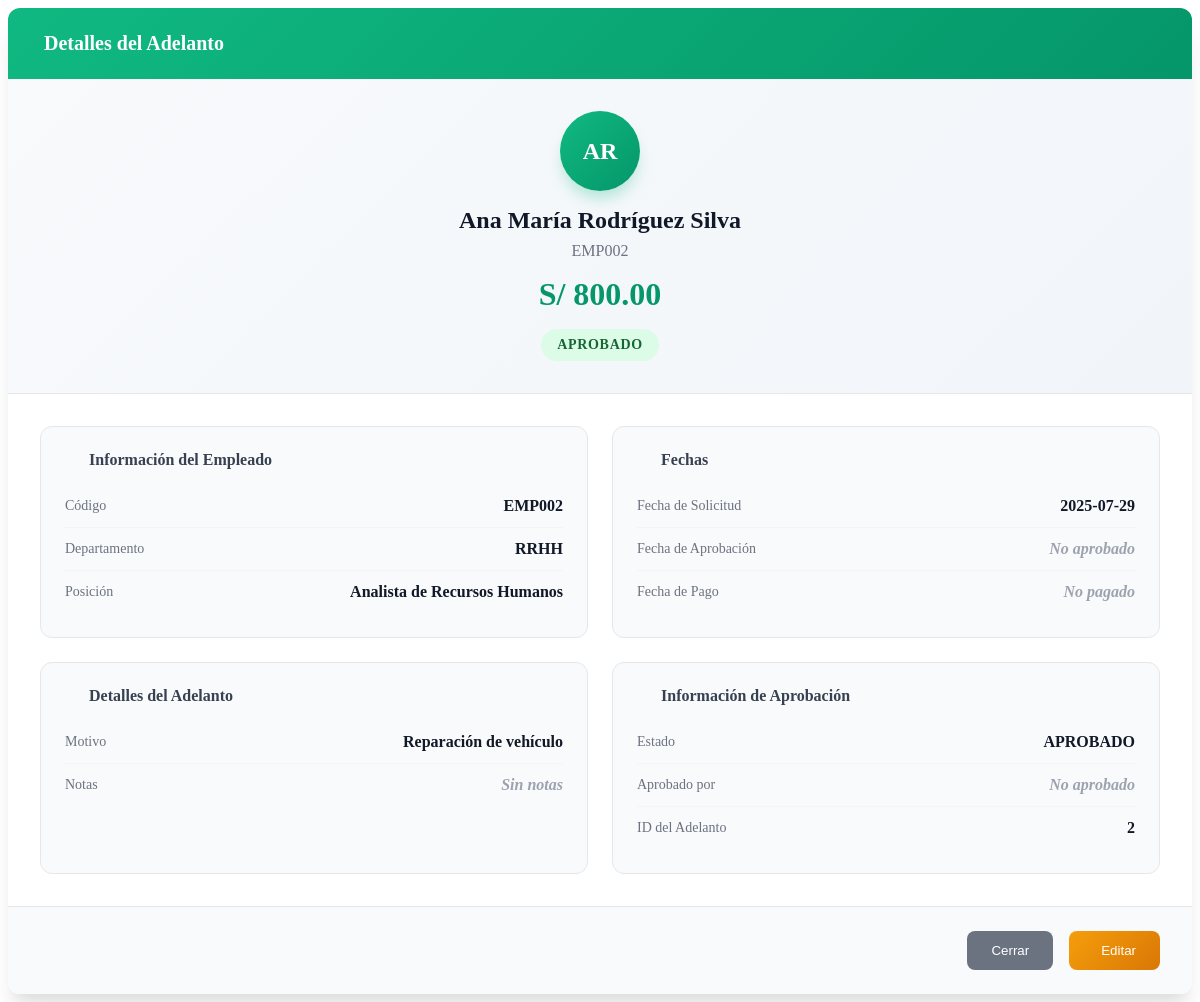
Screenshot of /app/views/adelantos/view_modal.php?id=2 (signed in) with the database file from the repository.
### tables this page shows
CREATE TABLE `adelantos` (
  `id` int NOT NULL,
  `personal_id` int NOT NULL,
  `amount` decimal(10,2) NOT NULL,
  `request_date` date NOT NULL,
  `approval_date` date DEFAULT NULL,
  `payment_date` date DEFAULT NULL,
  `status` enum('SOLICITADO','APROBADO','RECHAZADO','PAGADO') DEFAULT 'SOLICITADO',
  `reason` text NOT NULL,
  `approved_by` int DEFAULT NULL,
  `created_at` timestamp NULL DEFAULT CURRENT_TIMESTAMP,
  `is_deleted` tinyint(1) NOT NULL DEFAULT '0'
);

CREATE TABLE `personal` (
  `id` int NOT NULL,
  `user_id` int DEFAULT NULL,
  `employee_code` varchar(20) NOT NULL,
  `first_name` varchar(100) NOT NULL,
  `last_name` varchar(100) NOT NULL,
  `dni` varchar(20) DEFAULT NULL,
  `birth_date` date DEFAULT NULL,
  `hire_date` date NOT NULL,
  `position` varchar(100) DEFAULT NULL,
  `department` varchar(100) DEFAULT NULL,
  `salary` decimal(10,2) DEFAULT NULL,
  `status` enum('ACTIVO','INACTIVO','VACACIONES','LICENCIA') DEFAULT 'ACTIVO',
  `phone` varchar(20) DEFAULT NULL,
  `address` text,
  `emergency_contact` varchar(100) DEFAULT NULL,
  `emergency_phone` varchar(20) DEFAULT NULL,
  `created_at` timestamp NULL DEFAULT CURRENT_TIMESTAMP,
  `is_deleted` tinyint(1) NOT NULL DEFAULT '0'
);

### app/views/adelantos/view_modal.php (the view, shortened to what this page needs)
<?php
$id = isset($_GET['id']) ? (int)$_GET['id'] : 0;
$adelanto = null;
$sql = 'SELECT a.*, p.first_name as employee_first_name, p.last_name as employee_last_name, p.employee_code, p.department, p.position, u.username as approver_username FROM adelantos a LEFT JOIN personal p ON a.personal_id = p.id LEFT JOIN users u ON a.approved_by = u.id WHERE a.id = ? LIMIT 1';
if ($stmt = mysqli_prepare($GLOBALS['conn'], $sql)) {
    mysqli_stmt_bind_param($stmt, 'i', $id);
    mysqli_stmt_execute($stmt);
    $res = mysqli_stmt_get_result($stmt);
    $adelanto = mysqli_fetch_assoc($res);
}
?>
<div class="modal-content">
  <div class="modal-header">
    <h3>Detalles del Adelanto</h3>
  </div>
  <div class="adelanto-profile">
    <div class="employee-avatar-large">
      <?= strtoupper(substr($adelanto['employee_first_name'] ?? '', 0, 1) . substr($adelanto['employee_last_name'] ?? '', 0, 1)) ?>
    </div>
    <div class="employee-name"><?= htmlspecialchars(trim(($adelanto['employee_first_name'] ?? '').' '.($adelanto['employee_last_name'] ?? ''))) ?></div>
    <div class="employee-code"><?= htmlspecialchars($adelanto['employee_code'] ?? '') ?></div>
    <div class="amount-display">S/ <?= number_format($adelanto['amount'], 2) ?></div>
    <span class="adelanto-status <?= strtolower($adelanto['status']) === 'pendiente' ? 'status-pendiente' : (strtolower($adelanto['status']) === 'aprobado' ? 'status-aprobado' : (strtolower($adelanto['status']) === 'rechazado' ? 'status-rechazado' : 'status-pagado')) ?>">
      <?= htmlspecialchars($adelanto['status']) ?>
    </span>
  </div>
  <div class="info-grid">
    <div class="info-section">
      <h4><i class="fa fa-user"></i> Información del Empleado</h4>
      <div class="info-item">
        <span class="info-label">Código</span>
        <span class="info-value"><?= htmlspecialchars($adelanto['employee_code'] ?? 'No especificado') ?></span>
      </div>
      <div class="info-item">
        <span class="info-label">Departamento</span>
        <span class="info-value <?= empty($adelanto['department']) ? 'empty' : '' ?>">
          <?= htmlspecialchars($adelanto['department'] ?? 'No especificado') ?>
        </span>
      </div>
      <div class="info-item">
        <span class="info-label">Posición</span>
        <span class="info-value <?= empty($adelanto['position']) ? 'empty' : '' ?>">
          <?= htmlspecialchars($adelanto['position'] ?? 'No especificada') ?>
        </span>
      </div>
    </div>
    <div class="info-section">
      <h4><i class="fa fa-calendar"></i> Fechas</h4>
      <div class="info-item">
        <span class="info-label">Fecha de Solicitud</span>
        <span class="info-value"><?= htmlspecialchars($adelanto['request_date']) ?></span>
      </div>
      <div class="info-item">
        <span class="info-label">Fecha de Aprobación</span>
        <span class="info-value <?= empty($adelanto['approved_date']) ? 'empty' : '' ?>">
          <?= htmlspecialchars($adelanto['approved_date'] ?? 'No aprobado') ?>
        </span>
      </div>
      <div class="info-item">
        <span class="info-label">Fecha de Pago</span>
        <span class="info-value <?= empty($adelanto['payment_date']) ? 'empty' : '' ?>">
          <?= htmlspecialchars($adelanto['payment_date'] ?? 'No pagado') ?>
        </span>
      </div>
    </div>
    <div class="info-section">
      <h4><i class="fa fa-file-text"></i> Detalles del Adelanto</h4>
      <div class="info-item">
        <span class="info-label">Motivo</span>
        <span class="info-value <?= empty($adelanto['reason']) ? 'empty' : '' ?>">
          <?= htmlspecialchars($adelanto['reason'] ?? 'No especificado') ?>
        </span>
      </div>
      <div class="info-item">
        <span class="info-label">Notas</span>
        <span class="info-value <?= empty($adelanto['notes']) ? 'empty' : '' ?>">
          <?= htmlspecialchars($adelanto['notes'] ?? 'Sin notas') ?>
        </span>
      </div>
    </div>
    <div class="info-section">
      <h4><i class="fa fa-user-check"></i> Información de Aprobación</h4>
      <div class="info-item">
        <span class="info-label">Estado</span>
        <span class="info-value"><?= htmlspecialchars($adelanto['status']) ?></span>
      </div>
      <div class="info-item">
        <span class="info-label">Aprobado por</span>
        <span class="info-value <?= empty($adelanto['approver_username']) ? 'empty' : '' ?>">
          <?= htmlspecialchars($adelanto['approver_username'] ?? 'No aprobado') ?>
        </span>
      </div>
      <div class="info-item">
        <span class="info-label">ID del Adelanto</span>
        <span class="info-value"><?= (int)$adelanto['id'] ?></span>
      </div>
    </div>
  </div>
  <div class="modal-actions">
    <button type="button" class="btn-secondary" onclick="closeModal()">
      <i class="fa fa-times"></i> Cerrar
    </button>
    <button type="button" class="btn-primary" onclick="editAdelanto(<?= (int)$adelanto['id'] ?>)">
      <i class="fa fa-pen"></i> Editar
    </button>
  </div>
</div>

### app/views/adelantos/view_modal.php (style rules this page uses)
.modal-content { background: white; border-radius: 12px; overflow: hidden; box-shadow: 0 20px 25px -5px rgba(0, 0, 0, 0.1), 0 10px 10px -5px rgba(0, 0, 0, 0.04); }
.modal-header { background: linear-gradient(135deg, #10b981 0%, #059669 100%); color: white; padding: 1.5rem; display: flex; align-items: center; gap: 0.75rem; }
.modal-header h3 { margin: 0; font-size: 1.25rem; font-weight: 600; }
.adelanto-profile { padding: 2rem; text-align: center; background: linear-gradient(135deg, #f8fafc 0%, #f1f5f9 100%); border-bottom: 1px solid #e5e7eb; }
.employee-avatar-large { width: 80px; height: 80px; border-radius: 50%; background: linear-gradient(135deg, #10b981 0%, #059669 100%); display: flex; align-items: center; justify-content: center; color: white; font-weight: 700; font-size: 1.5rem; margin: 0 auto 1rem; box-shadow: 0 10px 15px -3px rgba(16, 185, 129, 0.3); }
.employee-name { font-size: 1.5rem; font-weight: 700; color: #111827; margin-bottom: 0.5rem; }
.employee-code { color: #6b7280; font-size: 1rem; margin-bottom: 1rem; }
.amount-display { font-size: 2rem; font-weight: 700; color: #059669; margin-bottom: 1rem; }
.adelanto-status { display: inline-block; padding: 0.5rem 1rem; border-radius: 25px; font-size: 0.875rem; font-weight: 600; text-transform: uppercase; letter-spacing: 0.05em; }
.status-aprobado { background: #dcfce7; color: #166534; }
.info-grid { display: grid; grid-template-columns: repeat(2, 1fr); gap: 1.5rem; padding: 2rem; }
.info-section { background: #f9fafb; padding: 1.5rem; border-radius: 12px; border: 1px solid #e5e7eb; }
.info-section h4 { margin: 0 0 1rem 0; color: #374151; font-size: 1rem; font-weight: 600; display: flex; align-items: center; gap: 0.5rem; }
.info-item { display: flex; justify-content: space-between; align-items: center; padding: 0.75rem 0; border-bottom: 1px solid #f3f4f6; }
.info-item:last-child { border-bottom: none; }
.info-label { font-weight: 500; color: #6b7280; font-size: 0.875rem; }
.info-value { font-weight: 600; color: #111827; text-align: right; }
.info-value.empty { color: #9ca3af; font-style: italic; }
.modal-actions { display: flex; gap: 1rem; justify-content: flex-end; padding: 1.5rem 2rem; background: #f9fafb; border-top: 1px solid #e5e7eb; }
.btn-secondary { background: #6b7280; color: white; border: none; padding: 0.75rem 1.5rem; border-radius: 8px; cursor: pointer; font-weight: 500; transition: all 0.2s ease; }
.btn-primary { background: linear-gradient(135deg, #f59e0b 0%, #d97706 100%); color: white; border: none; padding: 0.75rem 1.5rem; border-radius: 8px; cursor: pointer; font-weight: 500; display: flex; align-items: center; gap: 0.5rem; transition: all 0.2s ease; }

### rows the page displays
adelantos: personal.last_name "AR", personal.last_name "Ana María Rodríguez Silva", personal.employee_code "EMP002", amount "800.00", status "APROBADO", personal.department "RRHH", personal.position "Analista de Recursos Humanos", request_date "2025-07-29", payment_date "No pagado", reason "Reparación de vehículo", id "2"

### other values shown
$adelanto['approved_date'] "No aprobado"
$adelanto['notes'] "Sin notas"
$adelanto['approver_username'] "No aprobado"
